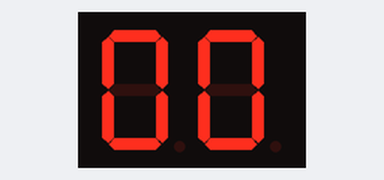
The sketch below on a simulated Arduino Uno, built with avr-gcc and run on an emulated ATmega328P. On the bench: 2-digit seven-segment display. Wiring (inferred from the names in the program): 2-digit 7-segment display, segments lit when HIGH: segments pin 7, pin 8, pin 9, pin 10, pin 11, pin 12, pin 13; digit selects pin 5, pin 6. The segment pins are drawn as the display they are named for.

Above: at 0.1 s.
At 6.1 s:
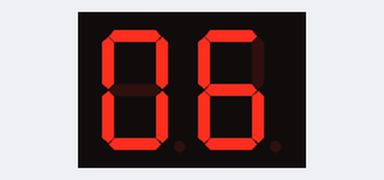
At 10.2 s:
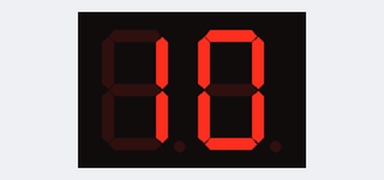
At 19.2 s:
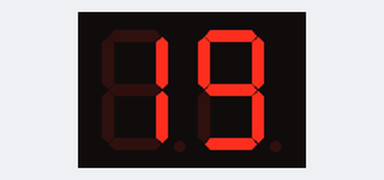
At 29.3 s:
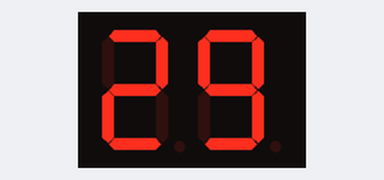
At 38.4 s:
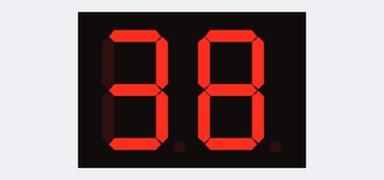

The sketch:

Contador_de_0_a_99.ino
```cpp
int a = 7;
int b = 8;
int c = 9;
int d = 10;
int e = 11;
int f = 12;
int g = 13;

int i;
int j;

//Salidas digitales que permite el paso de corriente o no al transistor
int decenas = 5;
int unidades = 6;

void display(int num)
{
  switch(num)
  {
    case 0:
      digitalWrite(a,1);
      digitalWrite(b,1);
      digitalWrite(c,1);
      digitalWrite(d,1);
      digitalWrite(e,1);
      digitalWrite(f,1);
      digitalWrite(g,0);
     break;
    case 1:
      digitalWrite(a,0);
      digitalWrite(b,1);
      digitalWrite(c,1);
      digitalWrite(d,0);
      digitalWrite(e,0);
      digitalWrite(f,0);
      digitalWrite(g,0);
     break;
     case 2:
      digitalWrite(a,1);
      digitalWrite(b,1);
      digitalWrite(c,0);
      digitalWrite(d,1);
      digitalWrite(e,1);
      digitalWrite(f,0);
      digitalWrite(g,1);
     break;
     case 3:
      digitalWrite(a,1);
      digitalWrite(b,1);
      digitalWrite(c,1);
      digitalWrite(d,1);
      digitalWrite(e,0);
      digitalWrite(f,0);
      digitalWrite(g,1);
     break;
     case 4:
      digitalWrite(a,0);
      digitalWrite(b,1);
      digitalWrite(c,1);
      digitalWrite(d,0);
      digitalWrite(e,0);
      digitalWrite(f,1);
      digitalWrite(g,1);
     break;
     case 5:
      digitalWrite(a,1);
      digitalWrite(b,0);
      digitalWrite(c,1);
      digitalWrite(d,1);
      digitalWrite(e,0);
      digitalWrite(f,1);
      digitalWrite(g,1);
     break;
     case 6:
      digitalWrite(a,1);
      digitalWrite(b,0);
      digitalWrite(c,1);
      digitalWrite(d,1);
      digitalWrite(e,1);
      digitalWrite(f,1);
      digitalWrite(g,1);
     break;
     case 7:
      digitalWrite(a,1);
      digitalWrite(b,1);
      digitalWrite(c,1);
      digitalWrite(d,0);
      digitalWrite(e,0);
      digitalWrite(f,0);
      digitalWrite(g,0);
     break;
     case 8:
      digitalWrite(a,1);
      digitalWrite(b,1);
      digitalWrite(c,1);
      digitalWrite(d,1);
      digitalWrite(e,1);
      digitalWrite(f,1);
      digitalWrite(g,1);
     break;
     case 9:
      digitalWrite(a,1);
      digitalWrite(b,1);
      digitalWrite(c,1);
      digitalWrite(d,1);
      digitalWrite(e,0);
      digitalWrite(f,1);
      digitalWrite(g,1);
     break;
  }
}

void setup() {
  for(i=5;i<14;i++)
  {
    pinMode(i,OUTPUT);
  }
}

void loop() {
  for(i=0;i<=9;i++)   // Ciclo para mostrar las decenas
  {
    for(j=0;j<=500;j++)  // Ciclo para mostrar las unidades
    {
      digitalWrite(unidades,HIGH);   // Activamos el display de unidades
      digitalWrite(decenas,LOW);
      display(j/50);
      delay(10);
      digitalWrite(unidades,LOW);   // Activamos el display de unidades
      digitalWrite(decenas,HIGH);
      display(i);
      delay(10);
    }
  }


}
```

Measured:
- what the display in image 0 shows lasts 1.1 s, from 0.0 s to 1.1 s
